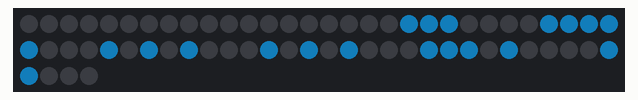
A sketch run on a simulated Arduino Uno, built with avr-gcc and run on an emulated ATmega328P. Parts: 64 RGB LEDs in strip order, left to right, continuing on the next row. Dim RGB values are drawn brighter than linear; random numbers use the default seed unless the sketch sets one.

Above: at 1.22 s.
At 8.84 s:
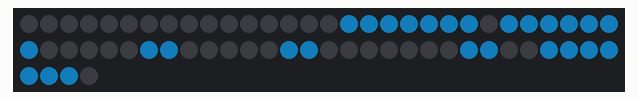
At 15.1 s:
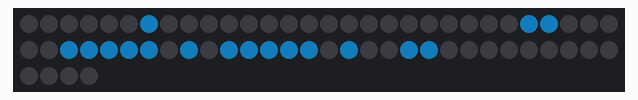
At 23.81 s:
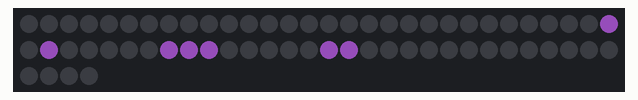
At 32.7 s:
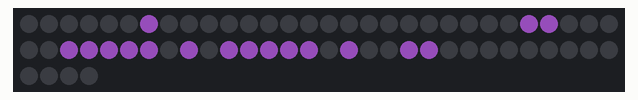
At 38.78 s:
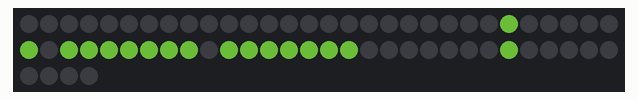

Measured:
- what the display in image 2 shows lasts 2.5 s, from 15.1 s to 17.6 s

The sketch:

Text_with_scroll.ino
```cpp
/*
  RPi-WS2812-HAT Text with Scroll Example

  Based on original Text.ino example
  Modified by: Manel Vilar
 */

#include <WS2812.h>
//#include <avr/pgmspace.h>

#define DATAPIN     1 //digital output pin (data input of LEDs)
#define LEDCOUNT   64 //number of LEDs to drive
#define INTENSITY 100 //light intensity

WS2812 LED(LEDCOUNT);

byte intensity=2;
byte sign=0;

const byte font_data[] PROGMEM =
{
  0x00,0x00,0x00,0x00,0x00,0x00,0x00,0x00, // 0x20
  0x30,0x78,0x78,0x30,0x30,0x00,0x30,0x00, // 0x21
  0x6C,0x6C,0x6C,0x00,0x00,0x00,0x00,0x00, // 0x22
  0x6C,0x6C,0xFE,0x6C,0xFE,0x6C,0x6C,0x00, // 0x23
  0x30,0x7C,0xC0,0x78,0x0C,0xF8,0x30,0x00, // 0x24
  0x00,0xC6,0xCC,0x18,0x30,0x66,0xC6,0x00, // 0x25
  0x38,0x6C,0x38,0x76,0xDC,0xCC,0x76,0x00, // 0x26
  0x60,0x60,0xC0,0x00,0x00,0x00,0x00,0x00, // 0x27
  0x18,0x30,0x60,0x60,0x60,0x30,0x18,0x00, // 0x28
  0x60,0x30,0x18,0x18,0x18,0x30,0x60,0x00, // 0x29
  0x00,0x66,0x3C,0xFF,0x3C,0x66,0x00,0x00, // 0x2A
  0x00,0x30,0x30,0xFC,0x30,0x30,0x00,0x00, // 0x2B
  0x00,0x00,0x00,0x00,0x00,0x70,0x30,0x60, // 0x2C
  0x00,0x00,0x00,0xFC,0x00,0x00,0x00,0x00, // 0x2D
  0x00,0x00,0x00,0x00,0x00,0x30,0x30,0x00, // 0x2E
  0x06,0x0C,0x18,0x30,0x60,0xC0,0x80,0x00, // 0x2F
  0x78,0xCC,0xDC,0xFC,0xEC,0xCC,0x78,0x00, // 0x30
  0x30,0xF0,0x30,0x30,0x30,0x30,0xFC,0x00, // 0x31
  0x78,0xCC,0x0C,0x38,0x60,0xCC,0xFC,0x00, // 0x32
  0x78,0xCC,0x0C,0x38,0x0C,0xCC,0x78,0x00, // 0x33
  0x1C,0x3C,0x6C,0xCC,0xFE,0x0C,0x0C,0x00, // 0x34
  0xFC,0xC0,0xF8,0x0C,0x0C,0xCC,0x78,0x00, // 0x35
  0x38,0x60,0xC0,0xF8,0xCC,0xCC,0x78,0x00, // 0x36
  0xFC,0xCC,0x0C,0x18,0x30,0x60,0x60,0x00, // 0x37
  0x78,0xCC,0xCC,0x78,0xCC,0xCC,0x78,0x00, // 0x38
  0x78,0xCC,0xCC,0x7C,0x0C,0x18,0x70,0x00, // 0x39
  0x00,0x00,0x30,0x30,0x00,0x30,0x30,0x00, // 0x3A
  0x00,0x00,0x30,0x30,0x00,0x70,0x30,0x60, // 0x3B
  0x18,0x30,0x60,0xC0,0x60,0x30,0x18,0x00, // 0x3C
  0x00,0x00,0xFC,0x00,0xFC,0x00,0x00,0x00, // 0x3D
  0x60,0x30,0x18,0x0C,0x18,0x30,0x60,0x00, // 0x3E
  0x78,0xCC,0x0C,0x18,0x30,0x00,0x30,0x00, // 0x3F
  0x7C,0xC6,0xDE,0xDE,0xDE,0xC0,0x78,0x00, // 0x40
  0x30,0x78,0xCC,0xCC,0xFC,0xCC,0xCC,0x00, // 0x41
  0xFC,0x66,0x66,0x7C,0x66,0x66,0xFC,0x00, // 0x42
  0x3C,0x66,0xC0,0xC0,0xC0,0x66,0x3C,0x00, // 0x43
  0xFC,0x6C,0x66,0x66,0x66,0x6C,0xFC,0x00, // 0x44
  0xFE,0x62,0x68,0x78,0x68,0x62,0xFE,0x00, // 0x45
  0xFE,0x62,0x68,0x78,0x68,0x60,0xF0,0x00, // 0x46
  0x3C,0x66,0xC0,0xC0,0xCE,0x66,0x3E,0x00, // 0x47
  0xCC,0xCC,0xCC,0xFC,0xCC,0xCC,0xCC,0x00, // 0x48
  0x78,0x30,0x30,0x30,0x30,0x30,0x78,0x00, // 0x49
  0x1E,0x0C,0x0C,0x0C,0xCC,0xCC,0x78,0x00, // 0x4A
  0xE6,0x66,0x6C,0x78,0x6C,0x66,0xE6,0x00, // 0x4B
  0xF0,0x60,0x60,0x60,0x62,0x66,0xFE,0x00, // 0x4C
  0xC6,0xEE,0xFE,0xD6,0xC6,0xC6,0xC6,0x00, // 0x4D
  0xC6,0xE6,0xF6,0xDE,0xCE,0xC6,0xC6,0x00, // 0x4E
  0x38,0x6C,0xC6,0xC6,0xC6,0x6C,0x38,0x00, // 0x4F
  0xFC,0x66,0x66,0x7C,0x60,0x60,0xF0,0x00, // 0x50
  0x78,0xCC,0xCC,0xCC,0xDC,0x78,0x1C,0x00, // 0x51
  0xFC,0x66,0x66,0x7C,0x78,0x6C,0xE6,0x00, // 0x52
  0x78,0xCC,0xE0,0x38,0x1C,0xCC,0x78,0x00, // 0x53
  0xFC,0xB4,0x30,0x30,0x30,0x30,0x78,0x00, // 0x54
  0xCC,0xCC,0xCC,0xCC,0xCC,0xCC,0xFC,0x00, // 0x55
  0xCC,0xCC,0xCC,0xCC,0xCC,0x78,0x30,0x00, // 0x56
  0xC6,0xC6,0xC6,0xD6,0xFE,0xEE,0xC6,0x00, // 0x57
  0xC6,0xC6,0x6C,0x38,0x6C,0xC6,0xC6,0x00, // 0x58
  0xCC,0xCC,0xCC,0x78,0x30,0x30,0x78,0x00, // 0x59
  0xFE,0xCC,0x98,0x30,0x62,0xC6,0xFE,0x00, // 0x5A
  0x78,0x60,0x60,0x60,0x60,0x60,0x78,0x00, // 0x5B
  0xC0,0x60,0x30,0x18,0x0C,0x06,0x02,0x00, // 0x5C
  0x78,0x18,0x18,0x18,0x18,0x18,0x78,0x00, // 0x5D
  0x10,0x38,0x6C,0xC6,0x00,0x00,0x00,0x00, // 0x5E
  0x00,0x00,0x00,0x00,0x00,0x00,0x00,0xFF, // 0x5F
  0x30,0x30,0x18,0x00,0x00,0x00,0x00,0x00, // 0x60
  0x00,0x00,0x78,0x0C,0x7C,0xCC,0x76,0x00, // 0x61
  0xE0,0x60,0x7C,0x66,0x66,0x66,0xBC,0x00, // 0x62
  0x00,0x00,0x78,0xCC,0xC0,0xCC,0x78,0x00, // 0x63
  0x1C,0x0C,0x0C,0x7C,0xCC,0xCC,0x76,0x00, // 0x64
  0x00,0x00,0x78,0xCC,0xFC,0xC0,0x78,0x00, // 0x65
  0x38,0x6C,0x60,0xF0,0x60,0x60,0xF0,0x00, // 0x66
  0x00,0x00,0x76,0xCC,0xCC,0x7C,0x0C,0xF8, // 0x67
  0xE0,0x60,0x6C,0x76,0x66,0x66,0xE6,0x00, // 0x68
  0x30,0x00,0x70,0x30,0x30,0x30,0x78,0x00, // 0x69
  0x18,0x00,0x78,0x18,0x18,0x18,0xD8,0x70, // 0x6A
  0xE0,0x60,0x66,0x6C,0x78,0x6C,0xE6,0x00, // 0x6B
  0x70,0x30,0x30,0x30,0x30,0x30,0x78,0x00, // 0x6C
  0x00,0x00,0xEC,0xFE,0xD6,0xC6,0xC6,0x00, // 0x6D
  0x00,0x00,0xF8,0xCC,0xCC,0xCC,0xCC,0x00, // 0x6E
  0x00,0x00,0x78,0xCC,0xCC,0xCC,0x78,0x00, // 0x6F
  0x00,0x00,0xDC,0x66,0x66,0x7C,0x60,0xF0, // 0x70
  0x00,0x00,0x76,0xCC,0xCC,0x7C,0x0C,0x1E, // 0x71
  0x00,0x00,0xD8,0x6C,0x6C,0x60,0xF0,0x00, // 0x72
  0x00,0x00,0x7C,0xC0,0x78,0x0C,0xF8,0x00, // 0x73
  0x10,0x30,0x7C,0x30,0x30,0x34,0x18,0x00, // 0x74
  0x00,0x00,0xCC,0xCC,0xCC,0xCC,0x76,0x00, // 0x75
  0x00,0x00,0xCC,0xCC,0xCC,0x78,0x30,0x00, // 0x76
  0x00,0x00,0xC6,0xC6,0xD6,0xFE,0x6C,0x00, // 0x77
  0x00,0x00,0xC6,0x6C,0x38,0x6C,0xC6,0x00, // 0x78
  0x00,0x00,0xCC,0xCC,0xCC,0x7C,0x0C,0xF8, // 0x79
  0x00,0x00,0xFC,0x98,0x30,0x64,0xFC,0x00, // 0x7A
  0x1C,0x30,0x30,0xE0,0x30,0x30,0x1C,0x00, // 0x7B
  0x18,0x18,0x18,0x00,0x18,0x18,0x18,0x00, // 0x7C
  0xE0,0x30,0x30,0x1C,0x30,0x30,0xE0,0x00, // 0x7D
  0x76,0xDC,0x00,0x00,0x00,0x00,0x00,0x00, // 0x7E
  0x10,0x38,0x6C,0xC6,0xC6,0xC6,0xFE,0x00  // 0x7F
};

void setup()
{
  //init LEDs
  LED.setOutput(DATAPIN);
  //LED.setColorOrderRGB(); //uncomment for RGB color order
  //LED.setColorOrderBRG(); //uncomment for BRG color order
  LED.setColorOrderGRB(); //ucomment for GRB color order (default)
}

void write_ch(char c, char t, cRGB fg, cRGB bg, int offset, byte start_x)
{
  uint_least16_t pos, pos2;
  uint_least8_t data, data2, data3, mask;
  uint_least8_t i, j, width, height;
  const uint_least8_t *ptr PROGMEM;
  const uint_least8_t *ptr2 PROGMEM;\
  const uint_least8_t *tptr PROGMEM;\


  if((c < 0x20) || (c > 0x7F))
  {
    return;
  }

  pos = (c-0x20)*(8*8/8); //8x8 font
  ptr = &font_data[pos];

  pos2 = (t-0x20)*(8*8/8); //8x8 font
  ptr2 = &font_data[pos2];

  byte x, x2;
  for(byte y=0; y < 8; y++)
  {
    data = pgm_read_byte(ptr++);
    data >>=1; //offset 1 pixel to left

    x = start_x;
    for(mask=(1<<(offset-1)); mask!=0; mask>>=1, x++)
    {
      if(data & mask)
      {
        LED.set_crgb_at((x*8)+y, fg); //set character on pixel
      }
      else
      {
        LED.set_crgb_at((x*8)+y, bg); //set character off pixel
      }
    }

    data2 = pgm_read_byte(ptr2++);
    data2 >>=1; //offset 1 pixel to left

    x2 = offset;
    for(mask=(1<<(8-1)); x2<9; mask>>=1, x2++)
    {
      if(data2 & mask)
      {
        LED.set_crgb_at((x2*8)+y, fg); //set character on pixel
      }
      else
      {
        LED.set_crgb_at((x2*8)+y, bg); //set character off pixel
      }
    }

  }
}

void write_s(char *s, cRGB fg, cRGB bg, int ms)
{
  int offset;
  char *t;

  t = s;
  *t++;

  while(*s)
  {
    delay(50);
    for (offset = 8; offset > 0; offset--) {

      if (*t) {
        write_ch(*s, *t, fg, bg, offset, 0);
      }
      LED.sync(); //send the values to the LEDs

      delay(ms); //wait
    }
    *s++;
    *t++;
  }
  write_ch(' ', ' ', fg, bg, 0, 0); //clear after last letter
}

void loop()
{
  cRGB fg, bg;

  // Customize the color for each run here
  fg.r = random(0, 100);
  fg.g = random(0, 100);
  fg.b = random(0, 100);

  bg.r = 0;
  bg.g = 0;
  bg.b = 0;

  // last parameter is delay in ms for each letter
  write_s("Hello, World!", fg, bg, 150);
  delay(1000);
}
```
